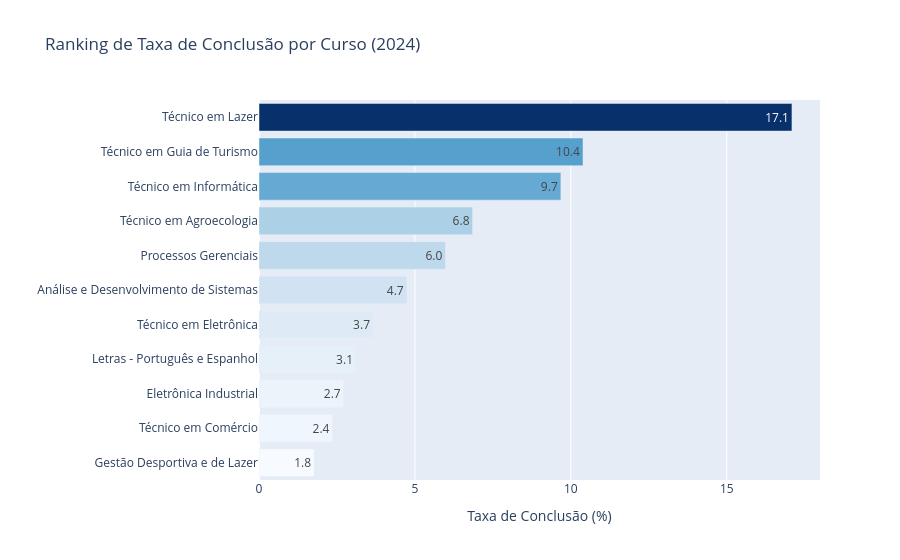

The notebook cell this image was saved under:
### Code cell
# 7 : Ranking do indicador por curso — APENAS O ÚLTIMO ANO

# Filtra somente os dados do último ano
ind_ultimo_ano_curso = ind_ano_curso[ind_ano_curso["Ano"] == ultimo_ano]

# Ordena do menor para o maior para que a barra maior fique no topo
ranking = ind_ultimo_ano_curso[["Nome de Curso", INDICADOR]].sort_values(
    INDICADOR, ascending=True
)

# Define a escala de cor: vermelho para indicadores negativos, azul para positivos
escala = "Reds" if INDICADOR in ["TE", "TR"] else "Blues"

fig_g7 = px.bar(
    ranking,
    x=INDICADOR,
    y="Nome de Curso",
    orientation="h",
    color=INDICADOR,
    color_continuous_scale=escala,
    text_auto=".1f",
    title=f" Ranking de {ROTULOS_INDICADORES[INDICADOR]} por Curso ({ultimo_ano})",
    labels={INDICADOR: f"{ROTULOS_INDICADORES[INDICADOR]} (%)", "Nome de Curso": ""},
)
fig_g7.update_layout(coloraxis_showscale=False)
fig_g7.show()

### Figure 1 — Plotly figure (JSON) as saved in the notebook; plotly's stock layout.template omitted (floating-point values rounded to 4 significant figures)
{"data": [{"hovertemplate": "Taxa de Conclusão (%)=%{marker.color}<br>=%{y}<extra></extra>", "legendgroup": "", "marker": {"color": [1.77, 2.36, 2.72, 3.11, 3.66, 4.74, 5.98, 6.85, 9.68, 10.39, 17.09], "coloraxis": "coloraxis", "pattern": {"shape": ""}}, "name": "", "orientation": "h", "showlegend": false, "textposition": "auto", "texttemplate": "%{x:.1f}", "type": "bar", "x": [1.77, 2.36, 2.72, 3.11, 3.66, 4.74, 5.98, 6.85, 9.68, 10.39, 17.09], "xaxis": "x", "y": ["Gestão Desportiva e de Lazer", "Técnico em Comércio", "Eletrônica Industrial", "Letras - Português e Espanhol", "Técnico em Eletrônica", "Análise e Desenvolvimento de Sistemas", "Processos Gerenciais", "Técnico em Agroecologia", "Técnico em Informática", "Técnico em Guia de Turismo", "Técnico em Lazer"], "yaxis": "y"}], "layout": {"barmode": "relative", "coloraxis": {"colorbar": {"title": {"text": "Taxa de Conclusão (%)"}}, "colorscale": [[0, "rgb(247,251,255)"], [0.125, "rgb(222,235,247)"], [0.25, "rgb(198,219,239)"], [0.375, "rgb(158,202,225)"], [0.5, "rgb(107,174,214)"], [0.625, "rgb(66,146,198)"], [0.75, "rgb(33,113,181)"], [0.875, "rgb(8,81,156)"], [1, "rgb(8,48,107)"]], "showscale": false}, "legend": {"tracegroupgap": 0}, "title": {"text": " Ranking de Taxa de Conclusão por Curso (2024)"}, "xaxis": {"anchor": "y", "domain": [0, 1], "title": {"text": "Taxa de Conclusão (%)"}}, "yaxis": {"anchor": "x", "domain": [0, 1], "title": {"text": ""}}}}
